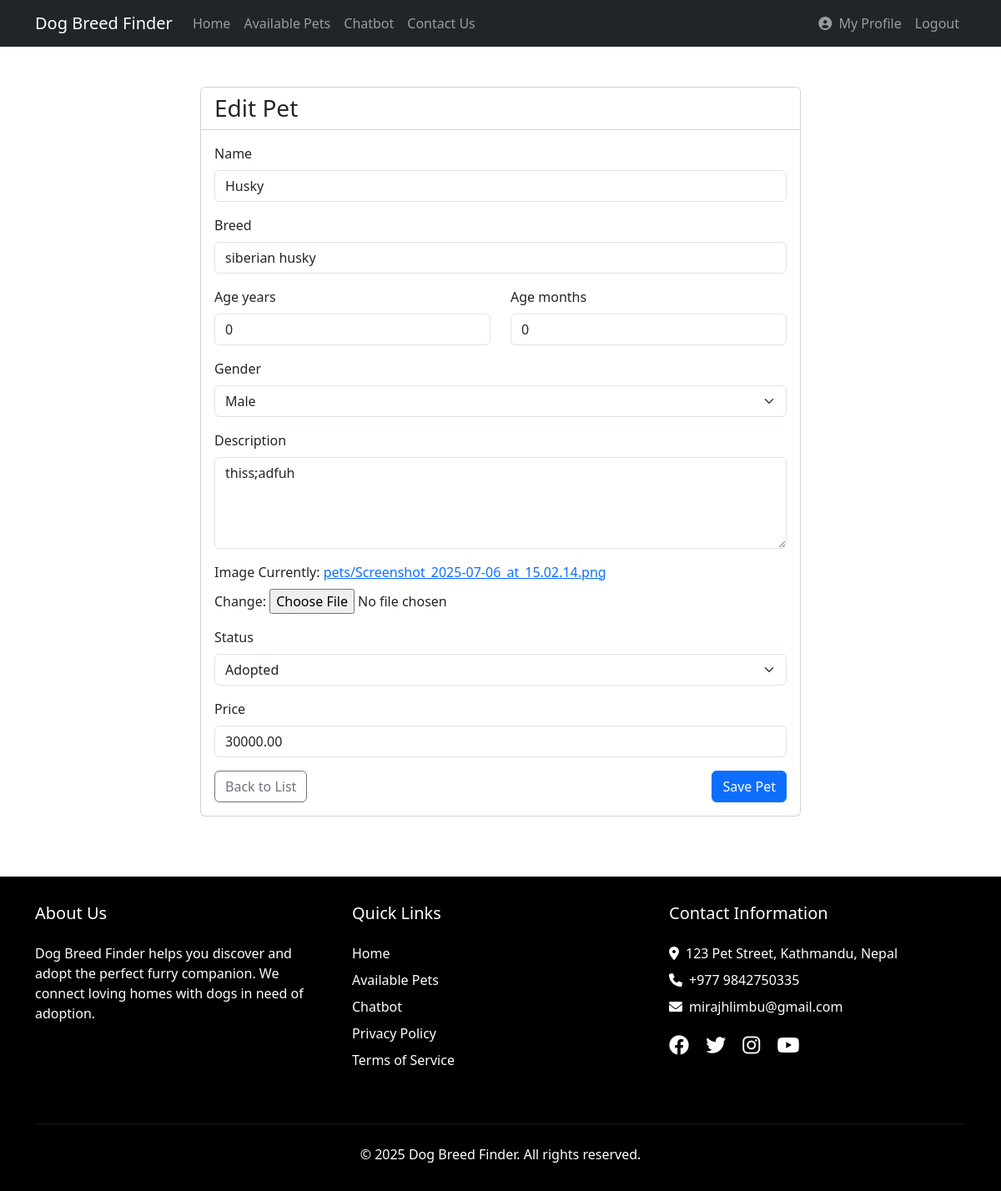
Screenshot of /pets/1/edit/ (signed in) with the database file from the repository.
### breed_finder/models.py (models this page shows, shortened)
class Pet(models.Model):
    GENDER_CHOICES = [
        ('M', 'Male'),
        ('F', 'Female'),
    ]
    STATUS_CHOICES = [
        ('AVAILABLE', 'Available for Adoption'),
        ('PENDING', 'Adoption Pending'),
        ('ADOPTED', 'Adopted'),
    ]
    name = models.CharField(max_length=100)
    breed = models.CharField(max_length=100)
    age_years = models.IntegerField(default=0)
    age_months = models.IntegerField(default=0)
    gender = models.CharField(max_length=1, choices=GENDER_CHOICES)
    description = models.TextField()
    image = models.ImageField(upload_to='pets/')
    status = models.CharField(max_length=10, choices=STATUS_CHOICES, default='AVAILABLE')
    price = models.DecimalField(max_digits=10, decimal_places=2, default=1000.00)
    created_at = models.DateTimeField(auto_now_add=True)
    updated_at = models.DateTimeField(auto_now=True)

### breed_finder/views.py (the view)
# urls.py: path('pets/<int:pet_id>/edit/', views.edit_pet, name='edit_pet'),
@user_passes_test(lambda u: u.is_staff)
def edit_pet(request, pet_id):
    pet = get_object_or_404(Pet, id=pet_id)
    if request.method == 'POST':
        form = PetForm(request.POST, request.FILES, instance=pet)
        if form.is_valid():
            form.save()
            messages.success(request, 'Pet updated successfully!')
            return redirect('breed_finder:pet_list')
    else:
        form = PetForm(instance=pet)
    return render(request, 'breed_finder/pet_form.html', {'form': form, 'action': 'Edit'})

### breed_finder/forms.py (shortened to what this page needs)
class PetForm(forms.ModelForm):
    class Meta:
        model = Pet
        fields = ['name', 'breed', 'age_years', 'age_months', 'gender', 'description', 'image', 'status', 'price']
        widgets = {
            'description': forms.Textarea(attrs={'rows': 4, 'class': 'form-control'}),
            'status': forms.Select(attrs={'class': 'form-select'}),
            'gender': forms.Select(attrs={'class': 'form-select'}),
            'name': forms.TextInput(attrs={'class': 'form-control'}),
            'breed': forms.TextInput(attrs={'class': 'form-control'}),
            'age_years': forms.NumberInput(attrs={'class': 'form-control', 'min': '0', 'placeholder': 'Years'}),
            'age_months': forms.NumberInput(attrs={'class': 'form-control', 'min': '0', 'max': '11', 'placeholder': 'Months'}),
            'price': forms.NumberInput(attrs={'class': 'form-control', 'step': '0.01'}),
        }

### breed_finder/templates/breed_finder/pet_form.html (shortened to what this page needs)
{% extends 'breed_finder/base.html' %}
{% block content %}
<div class="container py-4">
    <div class="row justify-content-center">
        <div class="col-md-8">
            <div class="card">
                <div class="card-header bg-white">
                    <h3 class="card-title mb-0">{{ action }} Pet</h3>
                </div>
                <div class="card-body">
                    <form method="post" enctype="multipart/form-data" class="needs-validation" novalidate>
                        {% for field in form %}
                        {% if field.name == 'age_years' %}
                        <div class="row">
                            <div class="col-md-6 mb-3">
                                <label for="{{ field.id_for_label }}" class="form-label">{{ field.label }}</label>
                                {{ field }}
                            </div>
                            <div class="col-md-6 mb-3">
                                <label for="id_age_months" class="form-label">{{ form.age_months.label }}</label>
                                {{ form.age_months }}
                            </div>
                        </div>
                        {% elif field.name == 'age_months' %}
                        {% else %}
                        <div class="mb-3">
                            <label for="{{ field.id_for_label }}" class="form-label">{{ field.label }}</label>
                            {{ field }}
                        </div>
                        {% endif %}
                        {% endfor %}
                        <div class="d-flex justify-content-between align-items-center">
                            <a href="{% url 'breed_finder:pet_list' %}" class="btn btn-outline-secondary">
                                 Back to List
                            </a>
                            <button type="submit" class="btn btn-primary">
                                 Save Pet
                            </button>
                        </div>
                    </form>
                </div>
            </div>
        </div>
    </div>
</div>
{% endblock %}

### breed_finder/templates/breed_finder/base.html (style rules this page uses)
body { display: flex; flex-direction: column; min-height: 100vh; margin: 0; }

### rows the page displays
Pet: form "Husky" "siberian husky" "Male" "thiss;adfuh" "Adopted" "30000.00", form "0", age_months "0"

### other values shown
{{ action }} "Edit"
{{ field.label }} "Name" "Breed" "Gender" "Description" "Image" "Status" "Price"
{{ field.label }} "Age years"
